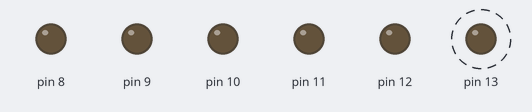
This sketch was run on a simulated Arduino Uno, built with avr-gcc and run on an emulated ATmega328P. Parts: output pins drawn as LEDs (lit = HIGH). Dashed ring = blinking. What the sketch prints to the serial monitor is not drawn.

Above: at 0.5 s.
Timing chart, 0 to 4.6 s (numbered marks = the images above):
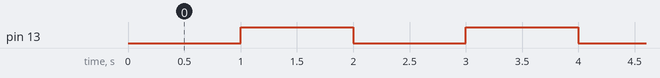

The sketch:

mic2_week4.ino
```cpp
/*
  MIC2 Week 4. Communication

  Author <Student name>
         <Student number>
  Date   dd/mm/yyyy
*/
#include "util/delay.h"
#include "timer0.h"
#include "usart0.h"

int cnt = -10;

int main(void) {
  // PB0 - PB5 output, rest input
  DDRB = 0b00111111;

  // Initialize the millisecond counter
  timer0_init();
  uint32_t previousmillis = 0;
  uint32_t currentmillis = 0;
  uint32_t interval = 1000;

  // Initialize the USART
  usart0_init();

  sei();

  while (1) {
    // Get the current millis
    currentmillis = timer0_millis();

    // Has 'interval' time passed since the last time we checked?
    if ((currentmillis - previousmillis) >= interval) {
      // Yes, 'interval' time has passed
      // Save the current millis
      previousmillis = currentmillis;

      // Toggle the LED
      PORTB ^= (1 << PORTB5);

      // Print counter
      usart0_transmitStr("cnt = ");
      usart0_transmitInt(cnt);
      usart0_transmitStr("\n");

      cnt++;
    }

    // ------------------------------------------------------------------------

    // Check for unread bytes in the receive buffer
    unsigned char nBytes = usart0_nUnread();

    if (nBytes > 0) {
      // char data = usart0_receive();

      // TODO: Handle the data
    }
  }

  return 0;
}
```

timer0.cpp
```cpp
/*
  MIC2 Week 3. Timers/Counters

  Author <Student name>
         <Student number>
  Date   dd/mm/yyyy
*/
#include <avr/io.h>
#include <avr/interrupt.h>

#include "timer0.h"

static volatile uint32_t ms = 0;

void timer0_init(void) {
  ms = 0;

  // Configure Timer/counter 0 to generate an interrupt every millisecond
  //
  // TODO: Explain why the following settings configure
  //       Timer/counter 0 to generate an interrupt every millisecond.
  //
  OCR0A = 249;
  TCCR0A = (1 << WGM01);
  TCCR0B = (1 << CS01) | (1 << CS00);
  TIMSK0 = (1 << OCIE0A);
}

// Interrupt Service Routine that is automatically executed as soon as
// timer/counter 0 has reached its compare value
ISR(TIMER0_COMPA_vect) {
  ms++;
}

uint32_t timer0_millis(void) {
  // ms is a 32-bit variable (uint32_t). This means that multiple accesses
  // are needed to read or write the value of ms. There is a chance that
  // in the middle of these multiple accesses, the ms value is written due
  // to the ISR being triggered. In order to make sure the value of ms is
  // not updated when reading it, disable interrupts while reading the
  // value.
  cli();
  uint32_t ret = ms;
  sei();

  return ret;
}
```

timer0.h
```cpp
/*
  MIC2 Week 3. Timers/Counters

  Author <Student name>
         <Student number>
  Date   dd/mm/yyyy
*/
#ifndef TIMER0_H
#define TIMER0_H

#include <stdint.h>

void timer0_init(void);
uint32_t timer0_millis(void);

#endif  // TIMER0_H
```

usart0.cpp
```cpp
// (licence header left out)
/*
* Support and FAQ: visit
* <a href="http://www.atmel.com/design-support/">Atmel Support</a>
*/

#include <avr/io.h>
#include <avr/interrupt.h>

#include "usart0.h"

// UART Buffer Defines
// Supported sizes: 2,4,8,16,32,64,128 or 256 bytes
#define USART_RX_BUFFER_SIZE (64)
#define USART_TX_BUFFER_SIZE (64)

// Buffer size checks
#define USART_RX_BUFFER_MASK (USART_RX_BUFFER_SIZE - 1)
#if (USART_RX_BUFFER_SIZE & USART_RX_BUFFER_MASK)
#error RX buffer size is not a power of 2
#endif

#define USART_TX_BUFFER_MASK (USART_TX_BUFFER_SIZE - 1)
#if (USART_TX_BUFFER_SIZE & USART_TX_BUFFER_MASK)
#error TX buffer size is not a power of 2
#endif

// Static variables
static char USART_RxBuf[USART_RX_BUFFER_SIZE];
static volatile unsigned char USART_RxHead;
static volatile unsigned char USART_RxTail;

static char USART_TxBuf[USART_TX_BUFFER_SIZE];
static volatile unsigned char USART_TxHead;
static volatile unsigned char USART_TxTail;

/*
 * Initialize the USART.
 */
void usart0_init(void) {
  // Configure the baud rate
  UBRR0 = (uint16_t)((F_CPU / 16UL / 9600) - 1);

  // Enable USART receiver and transmitter
  UCSR0B = ((1 << RXEN0) | (1 << TXEN0) | (1 << RXCIE0));

  // Flush buffers
  unsigned char x = 0;
  USART_RxTail = x;
  USART_RxHead = x;
  USART_TxTail = x;
  USART_TxHead = x;

  sei();
}

/*
 * Interrupt handler for received data.
 * Data is placed in the receive buffer.
 */
ISR(USART_RX_vect) {
  char data;
  unsigned char tmphead;

  // Read the received data
  data = UDR0;

  // Calculate buffer index
  tmphead = (USART_RxHead + 1) & USART_RX_BUFFER_MASK;

  // Store new index
  USART_RxHead = tmphead;

  if (tmphead == USART_RxTail) {
    // ERROR! Receive buffer overflow
  }

  // Store received data in buffer
  USART_RxBuf[tmphead] = data;
}

/*
 * Interrupt handler for transmit data.
 * Data is read from the transmit buffer. If all data was transmitted,
 * transmit interrupts are disabled.
 */
ISR(USART_UDRE_vect) {
  unsigned char tmptail;

  // Check if all data is transmitted
  if (USART_TxHead != USART_TxTail) {
    // Calculate buffer index
    tmptail = (USART_TxTail + 1) & USART_TX_BUFFER_MASK;

    // Store new index
    USART_TxTail = tmptail;

    // Start transmission
    UDR0 = USART_TxBuf[tmptail];
  } else {
    // Disable UDRE interrupt
    UCSR0B &= ~(1 << UDRIE0);
  }
}

/*
 * This function returns a new byte from the receive buffer.
 * It will wait for data to be available! Use the function
 * usart0_nUnreadBytes() to make sure data is available.
 */
char usart0_receive(void) {
  unsigned char tmptail;

  // Wait for incoming data
  while (USART_RxHead == USART_RxTail) { ; }

  // Calculate buffer index
  tmptail = (USART_RxTail + 1) & USART_RX_BUFFER_MASK;

  // Store new index
  USART_RxTail = tmptail;

  // Return data
  return USART_RxBuf[tmptail];
}

/*
 * This function places a new byte in the transmit buffer
 * and starts a new transmission by enabling transmit interrupt.
 */
void usart0_transmit(char data) {
  unsigned char tmphead;

  // Calculate buffer index
  tmphead = (USART_TxHead + 1) & USART_TX_BUFFER_MASK;

  // Wait for free space in buffer
  while (tmphead == USART_TxTail) { ; }

  // Store data in buffer
  USART_TxBuf[tmphead] = data;

  // Store new index
  USART_TxHead = tmphead;

  // Enable UDRE interrupt
  UCSR0B |= (1 << UDRIE0);
}

/*
 * This function returns the number of unread bytes in the receive buffer.
 */
unsigned char usart0_nUnread(void) {
  if (USART_RxHead == USART_RxTail)
    return 0;
  else if (USART_RxHead > USART_RxTail)
    return USART_RxHead - USART_RxTail;
  else
    return USART_RX_BUFFER_SIZE - USART_RxTail + USART_RxHead;
}

/*
 * Transmits a string of characters to the USART.
 * The string must be terminated with '\0'.
 *
 * - This function uses the function usart0_transmit() to
 *   transmit a byte via the USART
 * - Bytes are transmitted until the terminator
 *   character '\0' is detected. Then the function returns.
 */
void usart0_transmitStr(const char *str) {
  while (*str) {
    usart0_transmit(*str++);
  }
}

/*
 * Transmits an integer by converting it to an ASCII string.
 *
 * - This function uses the function usart0_transmit() to
 *   transmit a byte via the USART
 */
void usart0_transmitInt(int i) {
  signed char t = 0;
  char h[16];  // Max 16 digit numbers supported

  // Is i negative?
  if (i < 0) {
    // Print minus sign
    usart0_transmit('-');
    i = -i;
  }

  // Populate buffer
  do {
    h[t++] = (i % 10) + '0';
    i = i / 10;
  } while ((i > 0) && (t < 16));

  // Check for overflow
  if (t >= 16) {
    return;
  }

  // Print buffer in reverse order
  while (t > 0) {
    usart0_transmit(h[--t]);
  }
}
```

usart0.h
```cpp
// (licence header left out)
/*
* Support and FAQ: visit
* <a href="http://www.atmel.com/design-support/">Atmel Support</a>
*/
#ifndef USART0_H
#define USART0_H

// Function prototypes
void usart0_init(void);
char usart0_receive(void);
void usart0_transmit(char data);
unsigned char usart0_nUnread(void);
void usart0_transmitStr(const char *str);
void usart0_transmitInt(int i);

#endif  // USART0_H
```

Measured:
- by itself, pin 13: alternates HIGH for 1.0 s and LOW for 1.0 s
